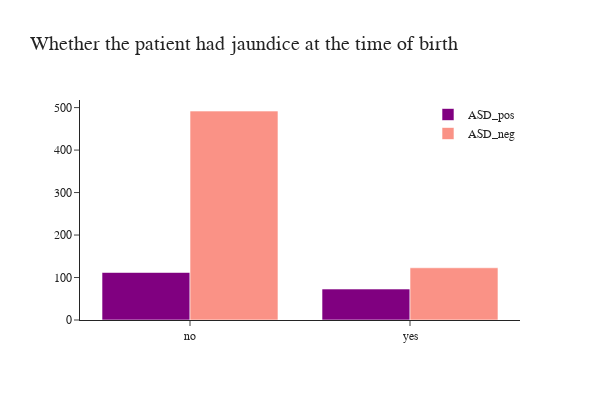

Notebook code cell kept with this figure:
### Markdown cell above
### Sarılık
- Hastaların çoğunluğu doğumda sarılık geçirmemiştir.
- Doğumda sarılık geçirenlerin çoğunluğu (123), 73 pozitif vakaya karşı ASD_negatif olarak test edilmiştir. Doğumda sarılık geçirmek, ASD pozitifliği anlamına gelmeyebilir.

### Code cell
fig = go.Figure()
fig.add_trace(go.Histogram(x=ASD_pos['jaundice'],histnorm='',
                           name='ASD_pos', marker_color = 'purple'),
              )
fig.add_trace(go.Histogram(x=ASD_neg['jaundice'],histnorm='',
                           name='ASD_neg', marker_color = 'salmon', opacity=0.85),
              )

fig.update_layout(title="Whether the patient had jaundice at the time of birth",
                  font_family="San Serif",
                  titlefont={'size': 20},
                  template='simple_white',
                  width=600,
                  height=400,
                  legend=dict(
                      orientation="v", y=1, yanchor="top", x=1.0, xanchor="right" )
                  ).update_xaxes(categoryorder='total descending')

fig.show()

### Figure 1 — Plotly figure (JSON) as saved in the notebook; plotly's stock layout.template omitted (floating-point values rounded to 4 significant figures; data arrays with more than 128 entries replaced by an {"elided": "..."} marker saying what was removed)
{"data": [{"histnorm": "", "marker": {"color": "purple"}, "name": "ASD_pos", "x": {"elided": "185 str values"}, "type": "histogram"}, {"histnorm": "", "marker": {"color": "salmon"}, "name": "ASD_neg", "opacity": 0.85, "x": {"elided": "615 str values"}, "type": "histogram"}], "layout": {"font": {"family": "San Serif"}, "title": {"text": "Whether the patient had jaundice at the time of birth", "font": {"size": 20}}, "legend": {"orientation": "v", "y": 1, "yanchor": "top", "x": 1.0, "xanchor": "right"}, "width": 600, "height": 400, "xaxis": {"categoryorder": "total descending"}}}
